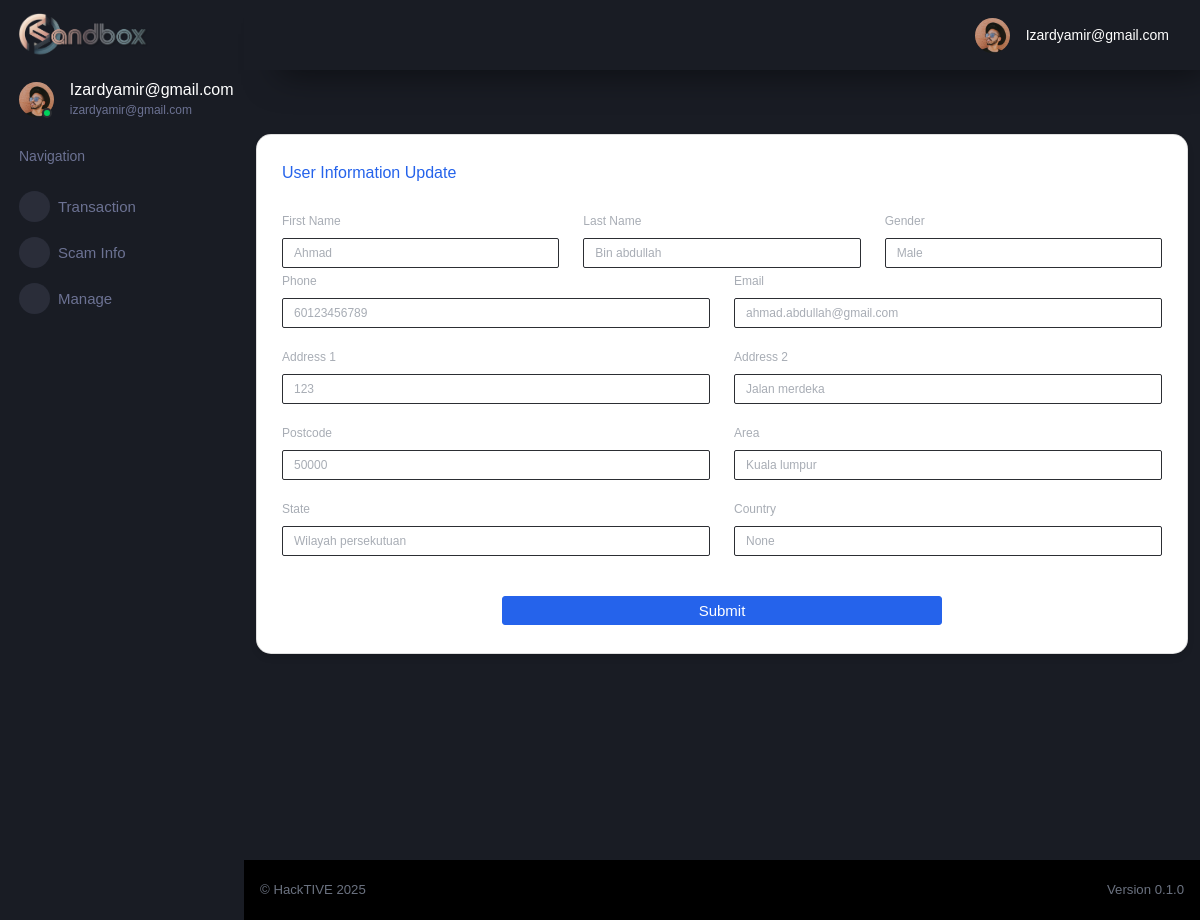
/auth/2/user_update (signed in), run on the app's committed database.
### tables this page shows
CREATE TABLE "cif" (
	"id"	INTEGER UNIQUE,
	"username"	TEXT NOT NULL UNIQUE,
	"password"	TEXT,
	"firstname"	TEXT,
	"lastname"	TEXT,
	"gender"	TEXT,
	"dob"	TEXT,
	"ic"	INTEGER UNIQUE,
	"phone"	INTEGER,
	"old_email"	TEXT,
	"email"	TEXT UNIQUE,
	"address1"	NUMERIC,
	"address2"	TEXT,
	"postcode"	TEXT,
	"area"	TEXT,
	"state"	TEXT,
	"country"	TEXT,
	"productID"	INTEGER,
	"productNAME"	TEXT,
	"accountID"	INTEGER,
	PRIMARY KEY("id" AUTOINCREMENT)
);

### flaskr/auth.py (the view, shortened to what this page needs)
@bp.route('/<int:id>/user_update', methods=('GET', 'POST'))
def user_update(id):
    user = get_user(id)
    return render_template('auth/cif-update.html', user=user)

### flaskr/auth.py (called while the page is built)
@bp.before_app_request
def load_logged_in_user():
    user_id = session.get('user_id')
    if user_id is None:
        g.user = None
    else:
        g.user = get_db().execute(
            'SELECT * FROM cif WHERE id = ?', (user_id,)
        ).fetchone()

def get_user(id):
    user = get_db().execute(
        'SELECT *'
        ' FROM cif'
        ' WHERE id = ?',(id,)
    ).fetchone()
    if user is None:
        abort(404, f"ID {id} doesn't exist.")
    return user

### flaskr/db.py (called while the page is built)
def get_db():
    if 'db' not in g:
        g.db = sqlite3.connect(
            current_app.config['DATABASE'],
            detect_types=sqlite3.PARSE_DECLTYPES
        )
        g.db.row_factory = sqlite3.Row
    return g.db

### flaskr/templates/auth/cif-update.html (shortened to what this page needs)
{% extends "/layouts/base.html" %}
{% block content %}
<div class="container aligned-middle mt-5 overflow-auto"  scrolling="yes" frameborder="0" style=" width: 100%; height: calc(101vh - 66px);  overflow: auto; ">
  <div class="row mt-3">
      <div class="col-md-12 mb-4">
          <div class="card">
              <div class="card-body">
          <h5 class="card-title text-primary">User Information Update</h5>
          <form action="" method="post">
            <div class="row">
              <div class="col-sm-4 mt-2">
                <label style="color: #a8adb5; font-size: 12px">First Name</label>
                <input type="text" class="form-control bg-white" style="color: #a8adb5; height: 30px; font-size: 12px" value="{{ request.form['firstname'] or user['firstname'] }}" readonly>
              </div>
              <div class="col-sm-4 mt-2">
                <label style="color: #a8adb5; font-size: 12px">Last Name</label>
                <input type="text" class="form-control bg-white" style="color: #a8adb5; height: 30px; font-size: 12px" value="{{ request.form['lastname'] or user['lastname'] }}" readonly>
              </div>
              <div class="col-sm-4 mt-2">
                <label style="color: #a8adb5; font-size: 12px">Gender</label>
                <input type="text" class="form-control bg-white" style="color: #a8adb5; height: 30px; font-size: 12px" value="{{ request.form['gender'] or user['gender'] }}" readonly>
              </div>
            </div>
            <div class="row">
              <div class="col-12 col-md-6 mb-3">
                <label style="color: #a8adb5; font-size: 12px">Phone</label>
                <input name="phone" type="tel" class="form-control bg-white" style="color: #a8adb5; height: 30px; font-size: 12px" value="{{ request.form['phone'] or user['phone'] }}" required>
              </div>
              <div class="col-12 col-md-6 mb-3">
                <label style="color: #a8adb5; font-size: 12px">Email</label>
                <input name="email" type="email" class="form-control bg-white" style="color: #a8adb5; height: 30px; font-size: 12px" value="{{ request.form['email'] or user['email'] }}" required>
              </div>
            </div>
            <div class="row">
              <div class="col-12 col-md-6 mb-3">
                <label style="color: #a8adb5; font-size: 12px">Address 1</label>
                <input name="address1" type="text" class="form-control bg-white" style="color: #a8adb5; height: 30px; font-size: 12px" value="{{ request.form['address1'] or user['address1'] }}" required>
              </div>
              <div class="col-12 col-md-6 mb-3">
                <label style="color: #a8adb5; font-size: 12px">Address 2</label>
                <input name="address2" type="text" class="form-control bg-white" style="color: #a8adb5; height: 30px; font-size: 12px" value="{{ request.form['address2'] or user['address2'] }}" required>
              </div>
            </div>
            <div class="row">
              <div class="col-12 col-md-6 mb-3">
                <label style="color: #a8adb5; font-size: 12px">Postcode</label>
                <input name="postcode" type="number" class="form-control bg-white" style="color: #a8adb5; height: 30px; font-size: 12px" value="{{ request.form['postcode'] or user['postcode'] }}" required>
              </div>
              <div class="col-12 col-md-6 mb-3">
                <label style="color: #a8adb5; font-size: 12px">Area</label>
                <input name="area" type="text" class="form-control bg-white" style="color: #a8adb5; height: 30px; font-size: 12px" value="{{ request.form['area'] or user['area'] }}" required>
              </div>
            </div>
            <div class="row">
              <div class="col-12 col-md-6 mb-3">
                <label style="color: #a8adb5; font-size: 12px">State</label>
                <input name="state" type="text" class="form-control bg-white" style="color: #a8adb5; height: 30px; font-size: 12px" value="{{ request.form['state'] or user['state'] }}" required>
              </div>
              <div class="col-12 col-md-6 mb-3">
                <label style="color: #a8adb5; font-size: 12px">Country</label>
                <input name="country" type="text" class="form-control bg-white" style="color: #a8adb5; height: 30px; font-size: 12px" value="{{ request.form['country'] or user['country'] }}" required>
              </div>
            </div>
            <div class="text-center mt-4">
              <button type="submit" class="btn btn-primary w-50">Submit</button>
            </div>
          </form>
        </div>
      </div>
    </div>
  </div>
</div>
{% endblock %}

### flaskr/templates/includes/sidebar.html (shortened to what this page needs)
<nav class="sidebar sidebar-offcanvas" id="sidebar">
    <div class="sidebar-brand-wrapper d-none d-lg-flex align-items-center justify-content-center fixed-top">
      <a class="sidebar-brand brand-logo" href="{{ url_for('main.index') }}"><img src="/static/img/hacktive-team-banner.png" style="width:60%; height:auto; display: block; margin: 0 auto 0 -2px; object-fit: contain;"     alt="logo" /></a>
    </div>
    <ul class="nav">
      <li class="nav-item profile">
        <div class="profile-desc">
          <div class="profile-pic">
            <div class="count-indicator">
              <img class="img-xs rounded-circle " src="/static/img/faces/face15.jpg" alt="">
              <span class="count bg-success"></span>
            </div>
            <div class="profile-name">
              <h5 class="mb-0 font-weight-normal">
                {{ (g.user['username']).capitalize() }}
              </h5>
              <span>
                {{ g.user['username'] }}
              </span>
            </div>
          </div>
        </div>
      </li>
      <li class="nav-item nav-category">
        <span class="nav-link">Navigation</span>
      </li>
      <li class="nav-item menu-items">
        <a class="nav-link" data-toggle="collapse" href="#transaction" aria-expanded="false" aria-controls="transaction">
          <span class="menu-icon">
          </span>
          <span class="menu-title">Transaction</span>
          <i class="menu-arrow"></i>
        </a>
      </li>
      <li class="nav-item menu-items">
        <a class="nav-link" data-toggle="collapse" href="#scam-info" aria-expanded="false" aria-controls="scam-info">
          <span class="menu-icon">
          </span>
          <span class="menu-title">Scam Info</span>
          <i class="menu-arrow"></i>
        </a>
      </li>
      <li class="nav-item menu-items">
        <a class="nav-link" data-toggle="collapse" href="#manage" aria-expanded="false" aria-controls="manage">
          <span class="menu-icon">
          </span>
          <span class="menu-title">Manage</span>
          <i class="menu-arrow"></i>
        </a>
      </li>
    </ul>
  </nav>

### flaskr/templates/includes/navigation.html (shortened to what this page needs)
<nav class="navbar p-0 fixed-top d-flex flex-row">
    <div class="navbar-menu-wrapper flex-grow d-flex align-items-stretch">
      <button class="navbar-toggler navbar-toggler align-self-center" type="button" data-toggle="minimize">
      </button>
      <ul class="navbar-nav navbar-nav-right">
        <li class="nav-item dropdown">
          <a class="nav-link" id="profileDropdown" href="#" data-toggle="dropdown">
            <div class="navbar-profile">
              <img class="img-xs rounded-circle" src="/static/img/faces/face15.jpg" alt="">
              <p class="mb-0 d-none d-sm-block navbar-profile-name">
                {{ (g.user['username']).capitalize() }}
              </p>
            </div>
          </a>
        </li>
      </ul>
    </div>
  </nav>

### flaskr/templates/auth/cif-update.html (style rules this page uses)
.card-body { height: auto; }
.card { border-radius: 15px; box-shadow: 0 4px 6px rgba(0, 0, 0, 0.1); transition: transform 0.2s ease; background: white; }
.card-body { padding: 1.5rem; }
.text-primary { color: #2563eb !important; }
.btn-primary { background-color: #2563eb; border-color: #2563eb; }

### data on the page
cif: username "Izardyamir@gmail.com", user.username "izardyamir@gmail.com"
cif: firstname "Ahmad", lastname "Bin abdullah", gender "Male", phone "60123456789", email "ahmad.abdullah@gmail.com", address1 "123", address2 "Jalan merdeka", postcode "50000", area "Kuala lumpur", state "Wilayah persekutuan"
